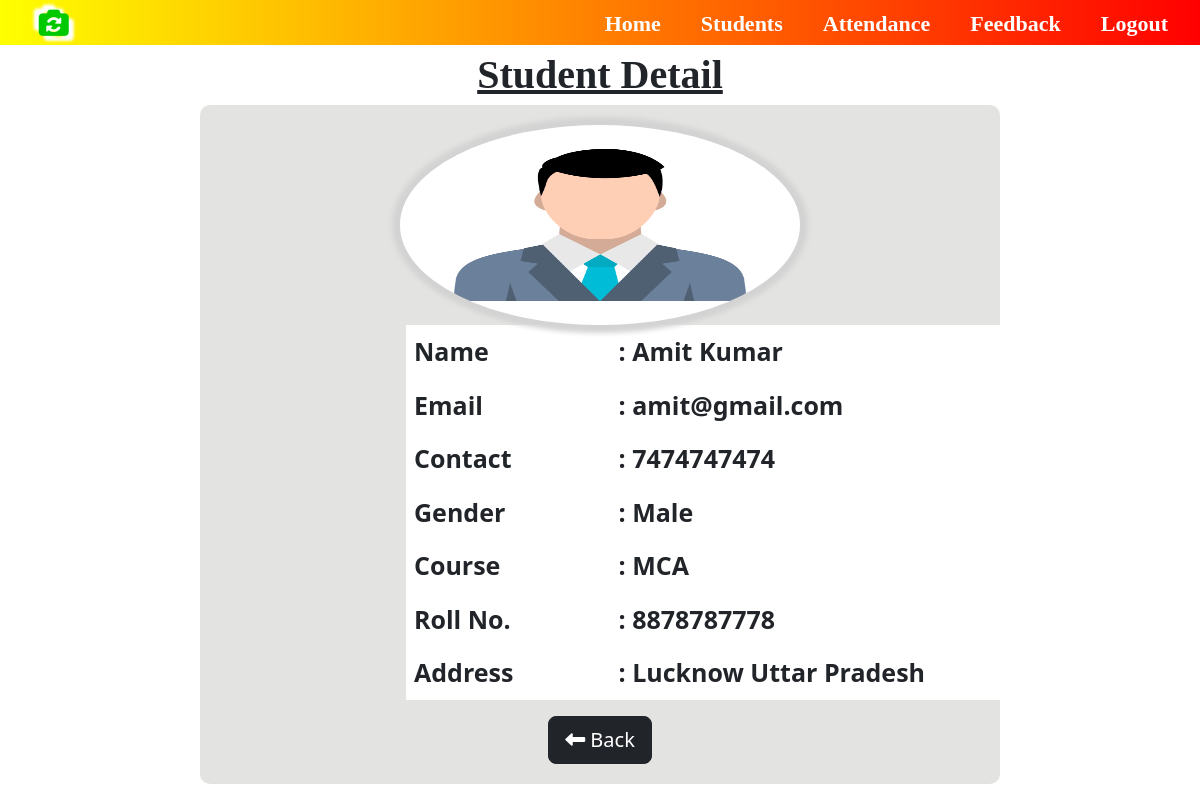
Page /student/5 on the committed database.
### attendance/models.py (models this page shows, shortened)
class Signup(models.Model):
    user=models.ForeignKey(User,on_delete=models.CASCADE)
    mobile = models.CharField(max_length=20,null=True)
    image = models.FileField(null=True)
    gender = models.CharField(max_length=10,null=True)
    dob = models.CharField(max_length=20,null=True)
    course = models.CharField(max_length=30,null=True)
    rno = models.CharField(max_length=30,null=True)
    address = models.CharField(max_length=50,null=True)

### attendance/views.py (the view)
# urls.py: path('student/<int:id>',student,name='student'),
def student(request,id):
    data = User.objects.get(id=id)
    data2 = Signup.objects.get(user=data)
    d = {'data':data,'data2':data2}
    return render(request,'student.html',d)

### attendance/templates/student.html (shortened to what this page needs)
<!DOCTYPE html>
<html lang="en">
<head>
</head>
<body>
    {% include 'admin_navigation.html' %}
    <div class="row m-auto justify-content-center">
        <div style="font-size: 40px;text-align: center;font-family: copperplate gothic;font-weight: bold;text-decoration: underline;">Student Detail</div>
        <div class="col-8 text-center profile-main">
            <img src="{{data2.image.url}}" alt="" class="profile">
            <table class="table table-borderless">
                <tr>
                    <th>Name</th>
                    <th>: {{data.first_name}} {{data.last_name}}</th>
                </tr>
                <tr>
                    <th>Email</th>
                    <th>: {{data.username}}</th>
                </tr>
                <tr>
                    <th>Contact</th>
                    <th>: {{data2.mobile}}</th>
                </tr>
                <tr>
                    <th>Gender</th>
                    <th>: {{data2.gender}}</th>
                </tr>
                <tr>
                    <th>Course</th>
                    <th>: {{data2.course}}</th>
                </tr>
                <tr>
                    <th>Roll No.</th>
                    <th>: {{data2.rno}}</th>
                </tr>
                <tr>
                    <th>Address</th>
                    <th>: {{data2.address}}</th>
                </tr>
            </table>
            <a href="{% url 'view_students' %}" class="btn btn-dark btn-lg"><i class="fa-solid fa-left-long"></i> Back</a>
        </div>
    </div>
</body>
</html>

### attendance/templates/student.html (style rules this page uses)
body { background-image: url(https://www.jio.com/business/en-in/jioattendance-desktop.jpg); background-size: 100% 100%; }
.profile { height: 200px; width: 400px; margin: auto; border-radius: 50%; box-shadow: 0 0 5px 8px lightgrey; }
.profile-main { background: rgba(220, 220, 218, 0.8); padding: 20px 5px; border-radius: 10px; }
.table { margin-left: 25%; width: 400px; font-size: 25px; }
.table th { text-align: left; }

### attendance/templates/admin_navigation.html (style rules this page uses)
* { margin: 0px; list-style: none; padding: 0px; }

### rows in the picture
Signup: image (picture), mobile "7474747474", gender "Male", course "MCA", rno "8878787778", address "Lucknow Uttar Pradesh"

### other values in the picture
{{ data.first_name }} "Amit"
{{ data.last_name }} "Kumar"
{{ data.username }} "amit@gmail.com"
